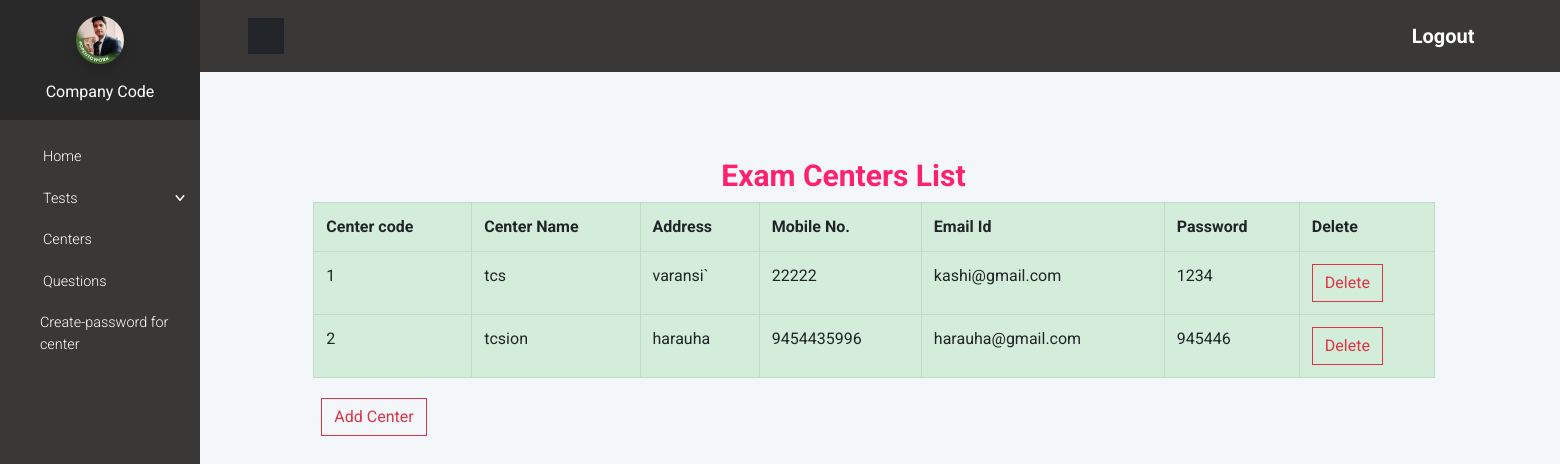
The app's page /centers/ (signed in) with its own data.
### companylogin/models.py (models this page shows, shortened)
class Center(models.Model):
    center_name = models.CharField(max_length=256)
    address = models.CharField(max_length=256)
    phone = models.CharField(max_length=256)
    email = models.CharField(max_length=256)
    profile_pic = models.FileField(upload_to='profile_pic/',null=True,default=None)
    password = models.CharField(max_length=128)

### companylogin/views.py (the view)
# urls.py: path('centers/',views.centers,name="centers"),
def centers(request):
    try:
        if request.session['com_id']:
            centers = Center.objects.all()
            return render(request,'centers.html',{'centers':centers})
    except KeyError:
        pass
    return redirect('homepage')

### companylogin/templates/centers.html (shortened to what this page needs)
{% load static %}
<!DOCTYPE html>
<html>
<head>
    <link rel="stylesheet" href="{% static 'vendor/choices.js/public/assets/styles/choices.min.css' %}">
    <link rel="stylesheet" href="{% static 'vendor/overlayscrollbars/css/OverlayScrollbars.min.css' %}">
    <link rel="stylesheet" href="{% static 'static/css/main.css' %}">
    <link rel="stylesheet" href="{% static 'css/custom.css' %}">
</head>
        {% include "com_header.html" %}
        <div class="page">-
            <div class="container offset-md-1" id="centers_table">
                <div class="row p-1"style="margin-top:10%;" >
                    <table class="table table-bordered table-success" style="width: 85%;">
                        <thead>
                            <tr>
                                <h2 style="font-size:30px;color:#ff216f;margin-left: 30%;">Exam Centers List</h2>
                            </tr>
                            <tr>
                                <th scope="col">Center code</th>
                                <th scope="col">Center Name</th>
                                <th scope="col">Address</th>
                                <th scope="col">Mobile No.</th>
                                <th scope="col">Email Id</th>
                                <th scope="col">Password</th>
                                <th>Delete</th>
                            </tr>
                        </thead>
                        <tbody>
                            {% for center in centers %}
                                    <tr>
                                        <td>{{ center.id }}</td>
                                        <td>{{ center.center_name }}</td>
                                        <td>{{ center.address }}</td>
                                        <td>{{ center.phone }}</td>
                                        <td>{{ center.email }}</td>
                                        <td>{{ center.password }}</td>
                                        <td><a href="#" style="color: red;"><button class="btn btn-outline-danger">Delete</button></a></td>
                                    </tr>
                            {% endfor %}
                        </tbody>
                    </table>
                </div>
                <div class="row">
                    <div class="col">
                        <button class="btn btn-outline-danger" id="add_center_btn" >Add Center</button>
                    </div>
                </div>
            </div>
        </div>
    <link rel="stylesheet" href="https://use.fontawesome.com/releases/v5.7.1/css/all.css"
>
</body>
</html>

### records on screen
Center: id "1", center_name "tcs", address "varansi`", phone "22222", email "kashi@gmail.com", password "1234"
Center: id "2", center_name "tcsion", address "harauha", phone "9454435996", email "harauha@gmail.com", password "945446"
